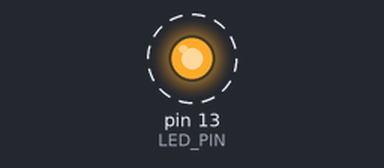
A sketch run on a simulated Arduino Uno, built with avr-gcc and run on an emulated ATmega328P. On the bench: output pins drawn as LEDs (lit = HIGH). Dashed ring = blinking.

Above: at 0.5 s.
Timing chart, 0 to 4.6 s (numbered marks = the images above):
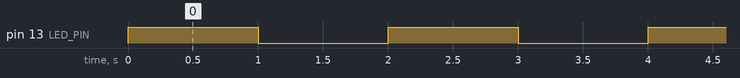

Measured:
- by itself, pin 13 (LED_PIN): alternates HIGH for 1.0 s and LOW for 1.0 s, 30 changes in all, then stays LOW

The sketch:

Demo_with_Function.ino
```cpp
const int LED_PIN = 13;

int EndOfProgram = 0;
int BlinkCounter = 0;

void setup() {
  pinMode(LED_PIN, OUTPUT);
}

void loop() {

  if (EndOfProgram == 0)
  {
    ledBlink(LED_PIN);
    BlinkCounter++;
    if (BlinkCounter >= 15)
      EndOfProgram = 1;
  }
  else
    ;// We do nothing here
}

void ledBlink(int pin)
{
  digitalWrite(pin, HIGH);
  delay(1000);
  digitalWrite(pin, LOW);
  delay(1000);
}
```
